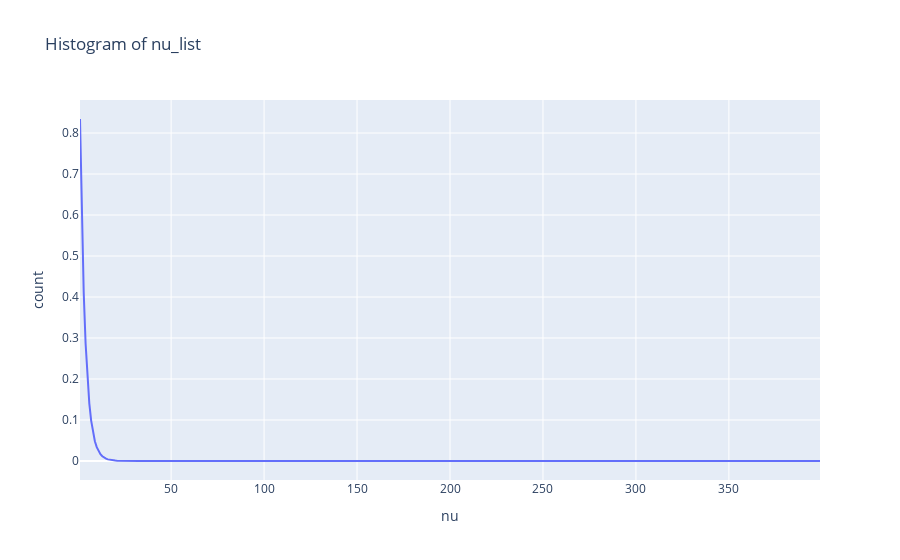

Notebook code cell kept with this figure:
### Markdown cell above
5\. b) Display on the same graph the curves $n \mapsto \mu_n(i)$ for $i = 0, \dotsc , K-1$, and compare with $\pi$. Display on another graph the function $n \mapsto \Vert \mu_n - \pi \Vert_1$, where $\Vert \cdot \Vert_1$ is the $\ell_1$ norm. What does each of these curves illustrate?

### Code cell
#I plotted above the first asked plot for the first 400 steps (more and it is not really readable)
diff=[]
for k in range(1,N):
    diff.append(np.abs(x1[k-1]-pi[0])+np.abs(x2[k-1]-pi[1])+np.abs(x3[k-1]-pi[2]))

fig=go.Figure(data=[go.Scatter(x=[x for x in range(1,N)],y=diff,mode='lines',name='diff')])
fig.update_layout(title_text='Histogram of nu_list',xaxis_title_text='nu',yaxis_title_text='count')
fig.show()

### Figure 1 — Plotly figure (JSON) as saved in the notebook; plotly's stock layout.template omitted (floating-point values rounded to 4 significant figures; data arrays with more than 128 entries replaced by an {"elided": "..."} marker saying what was removed)
{"data": [{"mode": "lines", "name": "diff", "type": "scatter", "x": {"elided": "399 int values"}, "y": {"elided": "399 float values"}}], "layout": {"title": {"text": "Histogram of nu_list"}, "xaxis": {"title": {"text": "nu"}}, "yaxis": {"title": {"text": "count"}}}}
